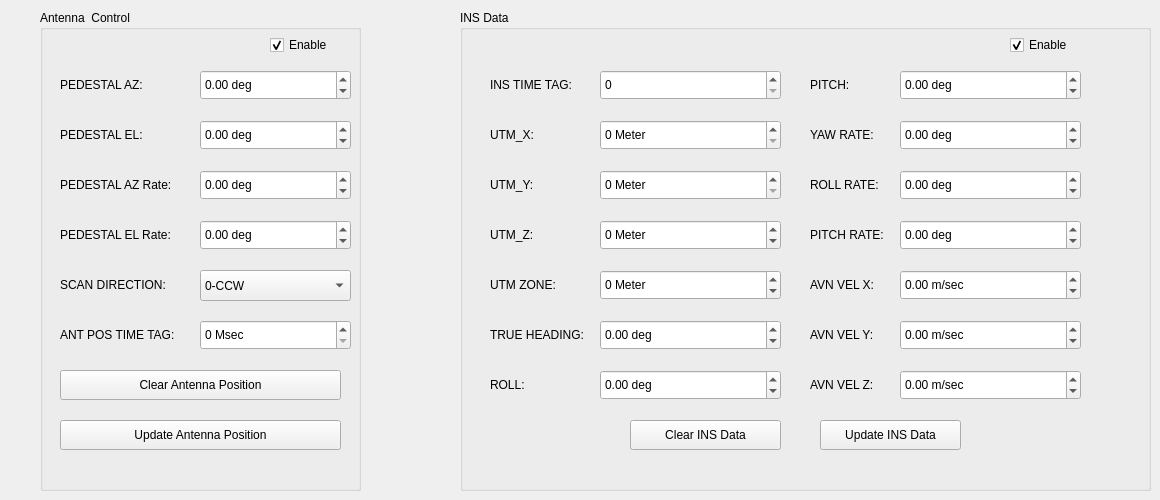
      <widget class="QWidget" name="MisAlignment">
       <attribute name="title">
        <string>Antenna</string>
       </attribute>
       <widget class="QGroupBox" name="groupBox_5">
        <property name="geometry">
         <rect>
          <x>40</x>
          <y>10</y>
          <width>321</width>
          <height>481</height>
         </rect>
        </property>
        <property name="title">
         <string>Antenna  Control</string>
        </property>
        <widget class="QLabel" name="lblAntControlAz">
         <property name="geometry">
          <rect>
           <x>20</x>
           <y>60</y>
           <width>121</width>
           <height>30</height>
          </rect>
         </property>
         <property name="text">
          <string>PEDESTAL AZ:</string>
         </property>
        </widget>
        <widget class="QDoubleSpinBox" name="sbAntControlAz">
         <property name="geometry">
          <rect>
           <x>160</x>
           <y>60</y>
           <width>151</width>
           <height>30</height>
          </rect>
         </property>
         <property name="suffix">
          <string> deg</string>
         </property>
         <property name="minimum">
          <double>-231654132.000000000000000</double>
         </property>
         <property name="maximum">
          <double>26633206165.000000000000000</double>
         </property>
        </widget>
        <widget class="QDoubleSpinBox" name="sbAntControlEl">
         <property name="geometry">
          <rect>
           <x>160</x>
           <y>110</y>
           <width>151</width>
           <height>30</height>
          </rect>
         </property>
         <property name="suffix">
          <string> deg</string>
         </property>
         <property name="minimum">
          <double>-231654132.000000000000000</double>
         </property>
         <property name="maximum">
          <double>26633206165.000000000000000</double>
         </property>
        </widget>
        <widget class="QLabel" name="lblAntControlEl">
         <property name="geometry">
          <rect>
           <x>20</x>
           <y>110</y>
           <width>121</width>
           <height>30</height>
          </rect>
         </property>
         <property name="text">
          <string>PEDESTAL EL:</string>
         </property>
        </widget>
        <widget class="QDoubleSpinBox" name="sbAntControlAzRate">
         <property name="geometry">
          <rect>
           <x>160</x>
           <y>160</y>
           <width>151</width>
           <height>30</height>
          </rect>
         </property>
         <property name="suffix">
          <string> deg</string>
         </property>
         <property name="minimum">
          <double>-231654132.000000000000000</double>
         </property>
         <property name="maximum">
          <double>26633206165.000000000000000</double>
         </property>
        </widget>
        <widget class="QLabel" name="lblAntControlAzRate">
         <property name="geometry">
          <rect>
           <x>20</x>
           <y>160</y>
           <width>121</width>
           <height>30</height>
          </rect>
         </property>
         <property name="text">
          <string>PEDESTAL AZ Rate:</string>
         </property>
        </widget>
        <widget class="QLabel" name="lblAntControlElRate">
         <property name="geometry">
          <rect>
           <x>20</x>
           <y>210</y>
           <width>121</width>
           <height>30</height>
          </rect>
         </property>
         <property name="text">
          <string>PEDESTAL EL Rate:</string>
         </property>
        </widget>
        <widget class="QDoubleSpinBox" name="sbAntControlElRate">
         <property name="geometry">
          <rect>
           <x>160</x>
           <y>210</y>
           <width>151</width>
           <height>30</height>
          </rect>
         </property>
         <property name="suffix">
          <string> deg</string>
         </property>
         <property name="minimum">
          <double>-231654132.000000000000000</double>
         </property>
         <property name="maximum">
          <double>26633206165.000000000000000</double>
         </property>
        </widget>
        <widget class="QLabel" name="lblAntControlScanDir">
         <property name="geometry">
          <rect>
           <x>20</x>
           <y>260</y>
           <width>121</width>
           <height>30</height>
          </rect>
         </property>
         <property name="text">
          <string>SCAN DIRECTION:</string>
         </property>
        </widget>
        <widget class="QLabel" name="lblAntControlAntPosTime">
         <property name="geometry">
          <rect>
           <x>20</x>
           <y>310</y>
           <width>121</width>
           <height>30</height>
          </rect>
         </property>
         <property name="text">
          <string>ANT POS TIME TAG:</string>
         </property>
        </widget>
        <widget class="QDoubleSpinBox" name="sbAntControlAntPosTime">
         <property name="geometry">
          <rect>
           <x>160</x>
           <y>310</y>
           <width>151</width>
           <height>30</height>
          </rect>
         </property>
         <property name="suffix">
          <string> Msec</string>
         </property>
         <property name="decimals">
          <number>0</number>
         </property>
         <property name="minimum">
          <double>0.000000000000000</double>
         </property>
         <property name="maximum">
          <double>42949672951321.000000000000000</double>
         </property>
        </widget>
        <widget class="QPushButton" name="pbAntPosition">
         <property name="geometry">
          <rect>
           <x>20</x>
           <y>410</y>
           <width>281</width>
           <height>30</height>
          </rect>
         </property>
         <property name="text">
          <string>Update Antenna Position</string>
         </property>
        </widget>
        <widget class="QCheckBox" name="chbEnableAnteenaControl">
         <property name="geometry">
          <rect>
           <x>230</x>
           <y>20</y>
           <width>70</width>
           <height>30</height>
          </rect>
         </property>
         <property name="text">
          <string>Enable</string>
         </property>
         <property name="checked">
          <bool>true</bool>
         </property>
        </widget>
        <widget class="QComboBox" name="cbAntControlScanDir">
         <property name="geometry">
          <rect>
           <x>160</x>
           <y>260</y>
           <width>151</width>
           <height>31</height>
          </rect>
         </property>
         <item>
          <property name="text">
           <string>0-CCW</string>
          </property>
         </item>
         <item>
          <property name="text">
           <string>1-CW</string>
          </property>
         </item>
        </widget>
        <widget class="QPushButton" name="pbClearAntPosition">
         <property name="geometry">
          <rect>
           <x>20</x>
           <y>360</y>
           <width>281</width>
           <height>30</height>
          </rect>
         </property>
         <property name="text">
          <string>Clear Antenna Position</string>
         </property>
        </widget>
       </widget>
       <widget class="QGroupBox" name="groupBox_6">
        <property name="geometry">
         <rect>
          <x>460</x>
          <y>10</y>
          <width>691</width>
          <height>481</height>
         </rect>
        </property>
        <property name="title">
         <string>INS Data</string>
        </property>
        <widget class="QDoubleSpinBox" name="sbINSDataUTMX">
         <property name="geometry">
          <rect>
           <x>140</x>
           <y>110</y>
           <width>181</width>
           <height>30</height>
          </rect>
         </property>
         <property name="suffix">
          <string> Meter</string>
         </property>
         <property name="decimals">
          <number>0</number>
         </property>
         <property name="maximum">
          <double>42949672951321.000000000000000</double>
         </property>
        </widget>
        <widget class="QLabel" name="lblINSDataUTMX">
         <property name="geometry">
          <rect>
           <x>30</x>
           <y>110</y>
           <width>121</width>
           <height>30</height>
          </rect>
         </property>
         <property name="text">
          <string>UTM_X:</string>
         </property>
        </widget>
        <widget class="QDoubleSpinBox" name="sbINSDataUTMY">
         <property name="geometry">
          <rect>
           <x>140</x>
           <y>160</y>
           <width>181</width>
           <height>30</height>
          </rect>
         </property>
         <property name="suffix">
          <string> Meter</string>
         </property>
         <property name="decimals">
          <number>0</number>
         </property>
         <property name="maximum">
          <double>42949672951321.000000000000000</double>
         </property>
        </widget>
        <widget class="QLabel" name="lblINSDataUTMY">
         <property name="geometry">
          <rect>
           <x>30</x>
           <y>160</y>
           <width>121</width>
           <height>30</height>
          </rect>
         </property>
         <property name="text">
          <string>UTM_Y:</string>
         </property>
        </widget>
        <widget class="QDoubleSpinBox" name="sbINSDataUTMZ">
         <property name="geometry">
          <rect>
           <x>140</x>
           <y>210</y>
           <width>181</width>
           <height>30</height>
          </rect>
         </property>
         <property name="suffix">
          <string> Meter</string>
         </property>
         <property name="decimals">
          <number>0</number>
         </property>
         <property name="minimum">
          <double>-42949672951321.000000000000000</double>
         </property>
         <property name="maximum">
          <double>42949672951321.000000000000000</double>
         </property>
        </widget>
        <widget class="QLabel" name="lblINSDataUTMZ">
         <property name="geometry">
          <rect>
           <x>30</x>
           <y>210</y>
           <width>121</width>
           <height>30</height>
          </rect>
         </property>
         <property name="text">
          <string>UTM_Z:</string>
         </property>
        </widget>
        <widget class="QDoubleSpinBox" name="sbINSDataUTMZone">
         <property name="geometry">
          <rect>
           <x>140</x>
           <y>260</y>
           <width>181</width>
           <height>30</height>
          </rect>
         </property>
         <property name="suffix">
          <string> Meter</string>
         </property>
         <property name="decimals">
          <number>0</number>
         </property>
         <property name="minimum">
          <double>-42949672951321.000000000000000</double>
         </property>
         <property name="maximum">
          <double>42949672951321.000000000000000</double>
         </property>
        </widget>
        <widget class="QLabel" name="lblINSDataUTMZone">
         <property name="geometry">
          <rect>
           <x>30</x>
           <y>260</y>
           <width>121</width>
           <height>30</height>
          </rect>
         </property>
         <property name="text">
          <string>UTM ZONE:</string>
         </property>
        </widget>
        <widget class="QDoubleSpinBox" name="sbINSDataTrueHead">
         <property name="geometry">
          <rect>
           <x>140</x>
           <y>310</y>
           <width>181</width>
           <height>30</height>
          </rect>
         </property>
         <property name="suffix">
          <string> deg</string>
         </property>
         <property name="minimum">
          <double>-42949672951321.000000000000000</double>
         </property>
         <property name="maximum">
          <double>42949672951321.000000000000000</double>
         </property>
        </widget>
        <widget class="QLabel" name="lblINSDataTrueHead">
         <property name="geometry">
          <rect>
           <x>30</x>
           <y>310</y>
           <width>121</width>
           <height>30</height>
          </rect>
         </property>
         <property name="text">
          <string>TRUE HEADING:</string>
         </property>
        </widget>
        <widget class="QLabel" name="lblINSDataRoll">
         <property name="geometry">
          <rect>
           <x>30</x>
           <y>360</y>
           <width>121</width>
           <height>30</height>
          </rect>
         </property>
         <property name="text">
          <string>ROLL:</string>
         </property>
        </widget>
        <widget class="QDoubleSpinBox" name="sbINSDataRoll">
         <property name="geometry">
          <rect>
           <x>140</x>
           <y>360</y>
           <width>181</width>
           <height>30</height>
          </rect>
         </property>
         <property name="suffix">
          <string> deg</string>
         </property>
         <property name="minimum">
          <double>-42949672951321.000000000000000</double>
         </property>
         <property name="maximum">
          <double>42949672951321.000000000000000</double>
         </property>
        </widget>
        <widget class="QLabel" name="lblINSDataPitch">
         <property name="geometry">
          <rect>
           <x>350</x>
           <y>60</y>
           <width>121</width>
           <height>30</height>
          </rect>
         </property>
         <property name="text">
          <string>PITCH:</string>
         </property>
        </widget>
        <widget class="QDoubleSpinBox" name="sbINSDataPitch">
         <property name="geometry">
          <rect>
           <x>440</x>
           <y>60</y>
           <width>181</width>
           <height>30</height>
          </rect>
         </property>
         <property name="suffix">
          <string> deg</string>
         </property>
         <property name="minimum">
          <double>-42949672951321.000000000000000</double>
         </property>
         <property name="maximum">
          <double>42949672951321.000000000000000</double>
         </property>
        </widget>
        <widget class="QLabel" name="lblINSDataYawRate">
         <property name="geometry">
          <rect>
           <x>350</x>
           <y>110</y>
           <width>121</width>
           <height>30</height>
          </rect>
         </property>
         <property name="text">
          <string>YAW RATE:</string>
         </property>
        </widget>
        <widget class="QDoubleSpinBox" name="sbINSDataYawRate">
         <property name="geometry">
          <rect>
           <x>440</x>
           <y>110</y>
           <width>181</width>
           <height>30</height>
          </rect>
         </property>
         <property name="suffix">
          <string> deg</string>
         </property>
         <property name="minimum">
          <double>-42949672951321.000000000000000</double>
         </property>
         <property name="maximum">
          <double>42949672951321.000000000000000</double>
         </property>
        </widget>
        <widget class="QDoubleSpinBox" name="sbINSDataRollRate">
         <property name="geometry">
          <rect>
           <x>440</x>
           <y>160</y>
           <width>181</width>
           <height>30</height>
          </rect>
         </property>
         <property name="suffix">
          <string> deg</string>
         </property>
         <property name="minimum">
          <double>-42949672951321.000000000000000</double>
         </property>
         <property name="maximum">
          <double>42949672951321.000000000000000</double>
         </property>
        </widget>
        <widget class="QLabel" name="lblINSDataRollRate">
         <property name="geometry">
          <rect>
           <x>350</x>
           <y>160</y>
           <width>121</width>
           <height>30</height>
          </rect>
         </property>
         <property name="text">
          <string>ROLL RATE:</string>
         </property>
        </widget>
        <widget class="QDoubleSpinBox" name="sbINSDataPitchRate">
         <property name="geometry">
          <rect>
           <x>440</x>
           <y>210</y>
           <width>181</width>
           <height>30</height>
          </rect>
         </property>
         <property name="suffix">
          <string> deg</string>
         </property>
         <property name="minimum">
          <double>-42949672951321.000000000000000</double>
         </property>
         <property name="maximum">
          <double>42949672951321.000000000000000</double>
         </property>
        </widget>
        <widget class="QLabel" name="lblINSDataPitchRate">
         <property name="geometry">
          <rect>
           <x>350</x>
           <y>210</y>
           <width>121</width>
           <height>30</height>
          </rect>
         </property>
         <property name="text">
          <string>PITCH RATE:</string>
         </property>
        </widget>
        <widget class="QDoubleSpinBox" name="sbINSDataAvnVelX">
         <property name="geometry">
          <rect>
           <x>440</x>
           <y>260</y>
           <width>181</width>
           <height>30</height>
          </rect>
         </property>
         <property name="suffix">
          <string> m/sec</string>
         </property>
         <property name="minimum">
          <double>-42949672951321.000000000000000</double>
         </property>
         <property name="maximum">
          <double>42949672951321.000000000000000</double>
         </property>
        </widget>
        <widget class="QLabel" name="lblINSDataAvnVelX">
         <property name="geometry">
          <rect>
           <x>350</x>
           <y>260</y>
           <width>121</width>
           <height>30</height>
          </rect>
         </property>
         <property name="text">
          <string>AVN VEL X:</string>
         </property>
        </widget>
        <widget class="QLabel" name="lblINSDataAvnVelY">
         <property name="geometry">
          <rect>
           <x>350</x>
           <y>310</y>
           <width>121</width>
           <height>30</height>
          </rect>
         </property>
         <property name="text">
          <string>AVN VEL Y:</string>
         </property>
        </widget>
        <widget class="QDoubleSpinBox" name="sbINSDataAvnVelY">
         <property name="geometry">
          <rect>
           <x>440</x>
           <y>310</y>
           <width>181</width>
           <height>30</height>
          </rect>
         </property>
         <property name="suffix">
          <string> m/sec</string>
         </property>
         <property name="minimum">
          <double>-42949672951321.000000000000000</double>
         </property>
         <property name="maximum">
          <double>42949672951321.000000000000000</double>
         </property>
        </widget>
        <widget class="QDoubleSpinBox" name="sbINSDataAvnVelZ">
         <property name="geometry">
          <rect>
           <x>440</x>
           <y>360</y>
           <width>181</width>
           <height>30</height>
          </rect>
         </property>
         <property name="suffix">
          <string> m/sec</string>
         </property>
         <property name="minimum">
          <double>-42949672951321.000000000000000</double>
         </property>
         <property name="maximum">
          <double>42949672951321.000000000000000</double>
         </property>
        </widget>
        <widget class="QLabel" name="lblINSDataAvnVelZ">
         <property name="geometry">
          <rect>
           <x>350</x>
           <y>360</y>
           <width>121</width>
           <height>30</height>
          </rect>
         </property>
         <property name="text">
          <string>AVN VEL Z:</string>
         </property>
        </widget>
        <widget class="QPushButton" name="pbINSDataUpdate">
         <property name="geometry">
          <rect>
           <x>360</x>
           <y>410</y>
           <width>141</width>
           <height>30</height>
          </rect>
         </property>
         <property name="text">
          <string>Update INS Data</string>
         </property>
        </widget>
        <widget class="QDoubleSpinBox" name="sbINSDataTimeTag">
         <property name="geometry">
          <rect>
           <x>140</x>
           <y>60</y>
           <width>181</width>
           <height>30</height>
          </rect>
         </property>
         <property name="decimals">
          <number>0</number>
         </property>
         <property name="maximum">
          <double>42949672951321.000000000000000</double>
         </property>
        </widget>
        <widget class="QLabel" name="lblINSDataTimeTag">
         <property name="geometry">
          <rect>
           <x>30</x>
           <y>60</y>
           <width>121</width>
           <height>30</height>
          </rect>
         </property>
         <property name="text">
          <string>INS TIME TAG:</string>
         </property>
        </widget>
        <widget class="QCheckBox" name="chbEnableInsData">
         <property name="geometry">
          <rect>
           <x>550</x>
           <y>20</y>
           <width>70</width>
           <height>30</height>
          </rect>
         </property>
         <property name="text">
          <string>Enable</string>
         </property>
         <property name="checked">
          <bool>true</bool>
         </property>
        </widget>
        <widget class="QPushButton" name="pbINSDataClear">
         <property name="geometry">
          <rect>
           <x>170</x>
           <y>410</y>
           <width>151</width>
           <height>30</height>
          </rect>
         </property>
         <property name="text">
          <string>Clear INS Data</string>
         </property>
        </widget>
       </widget>
      </widget>
